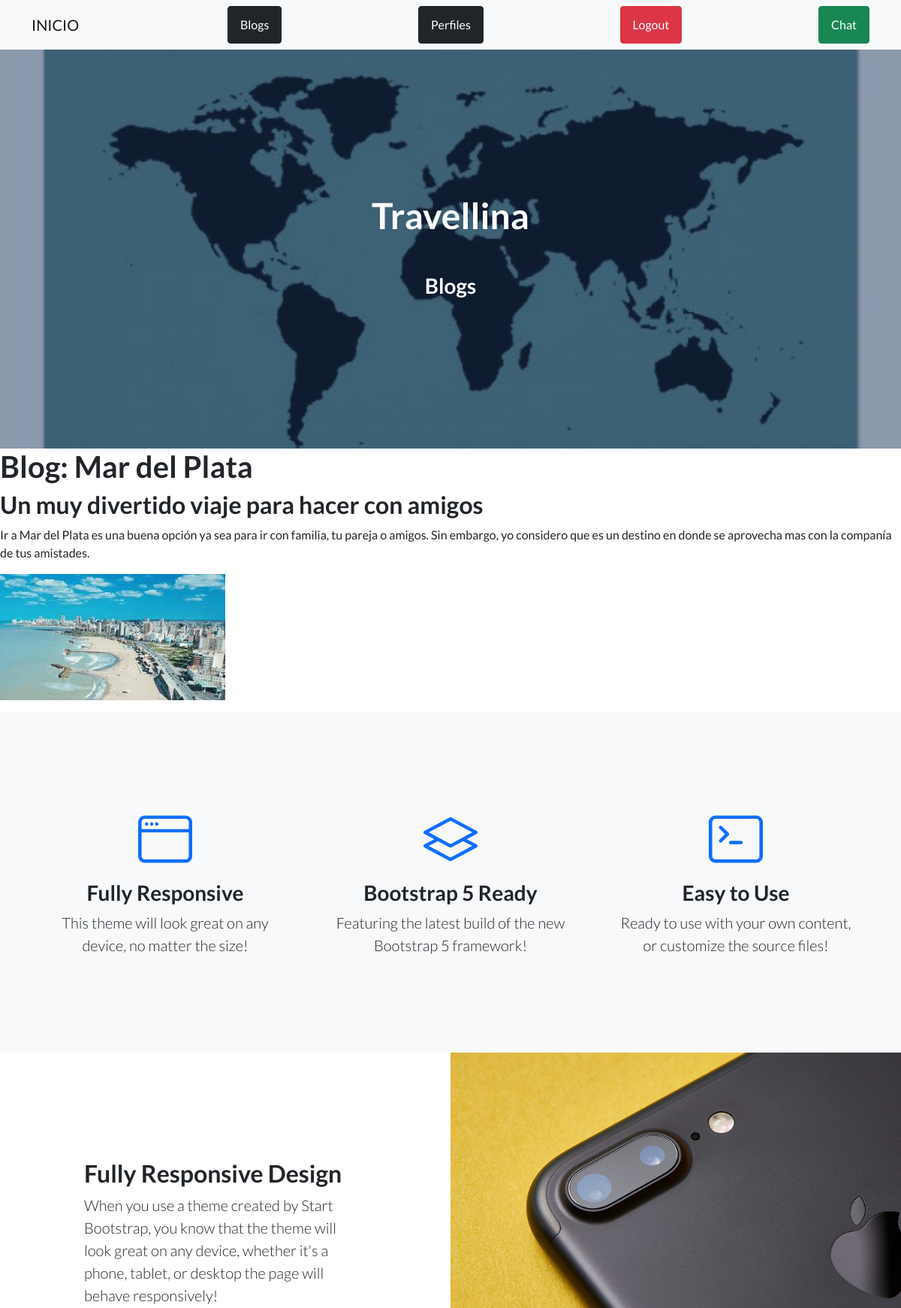
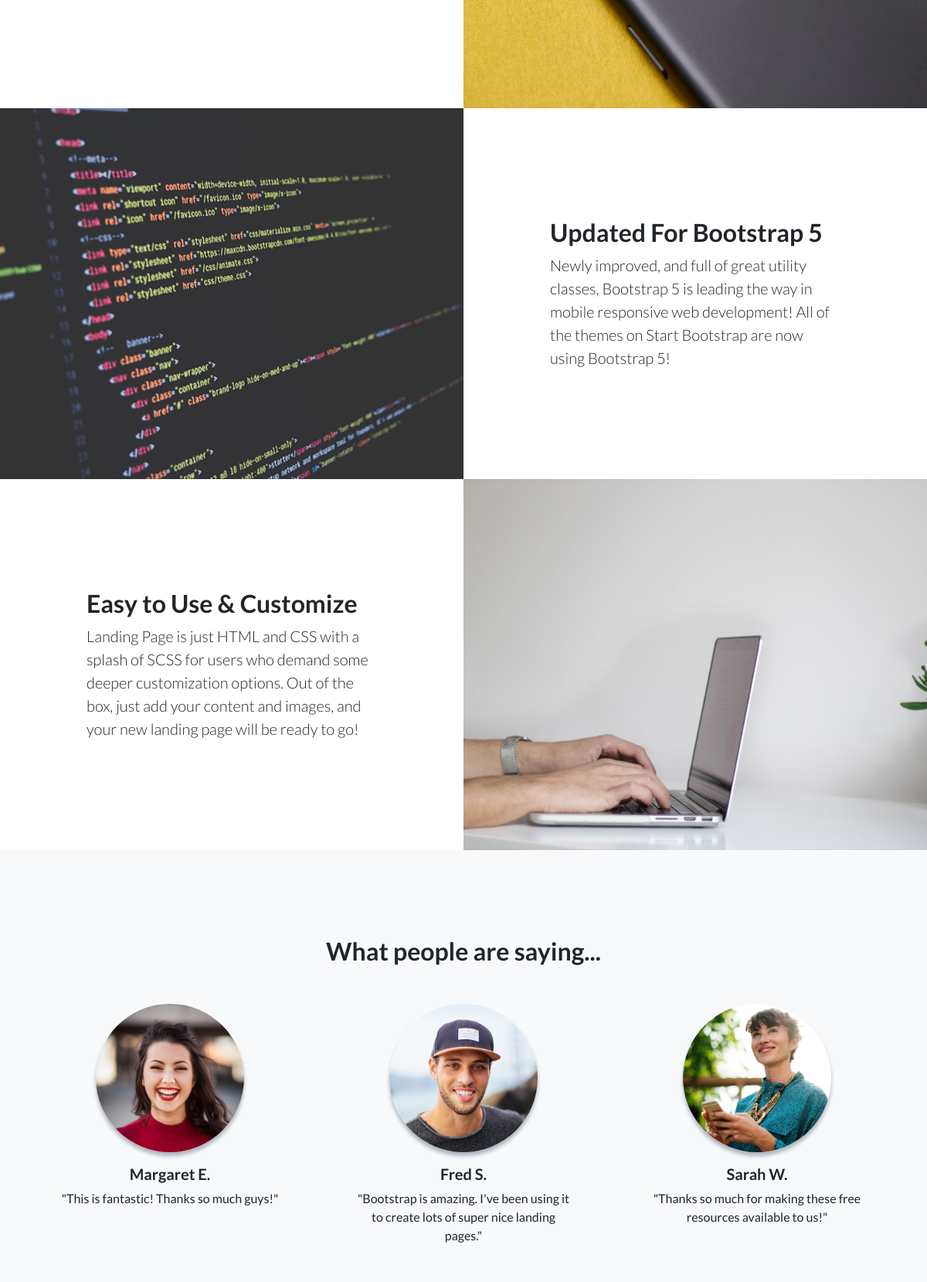
Screenshot of /AppBlogs/leerMasBlog/1 (signed in, upper part) with the database file from the repository (2 pictures, top to bottom).
### AppBlogs/models.py (models this page shows)
class Blog(models.Model):
    titulo= models.CharField(max_length=50)
    subtitulo= models.CharField(max_length=50)
    cuerpo=models.CharField(max_length=400)
    autor=models.CharField(max_length=50)
    emailAutor=models.EmailField(max_length=50)
    fecha=models.DateField()
    imagen=models.ImageField(upload_to="imagenBlogs")

### AppBlogs/views.py (the view)
# urls.py: path("leerMasBlog/<id>", leerMasBlog, name="leerMasBlog"),
@login_required
def leerMasBlog(request, id):
    blog=Blog.objects.get(id=id)
    return render(request, "AppBlogs/leerMasTemplate.html", {"blog":blog })

### AppBlogs/templates/AppBlogs/leerMasTemplate.html (shortened to what this page needs)
{% extends "AppBlogs/padre.html" %}
{% load static %}
{% block titulo %}
<h1 class="mb-5">Travellina</h1>
{% endblock %}
{% block subtitulo %}
<h3> Blogs</h3>
{% endblock %}
{% block contenido_que_cambia %}
<h1>Blog: {{ blog.titulo }}</h1>
<h2>{{ blog.subtitulo }}</h2>
<p>{{ blog.cuerpo }}<p>
<img src="../../../media/{{ blog.imagen }}" alt="{{ blog.imagen }}">
{% endblock %}

### rows the page displays
Blog: titulo "Mar del Plata", subtitulo "Un muy divertido viaje para hacer con amigos", cuerpo "Ir a Mar del Plata es una buena opción ya sea para ir con familia, tu pareja o amigos. Sin embargo, yo considero que es un destino en donde se aprovecha mas con la companía de tus amistades.", imagen (picture)
